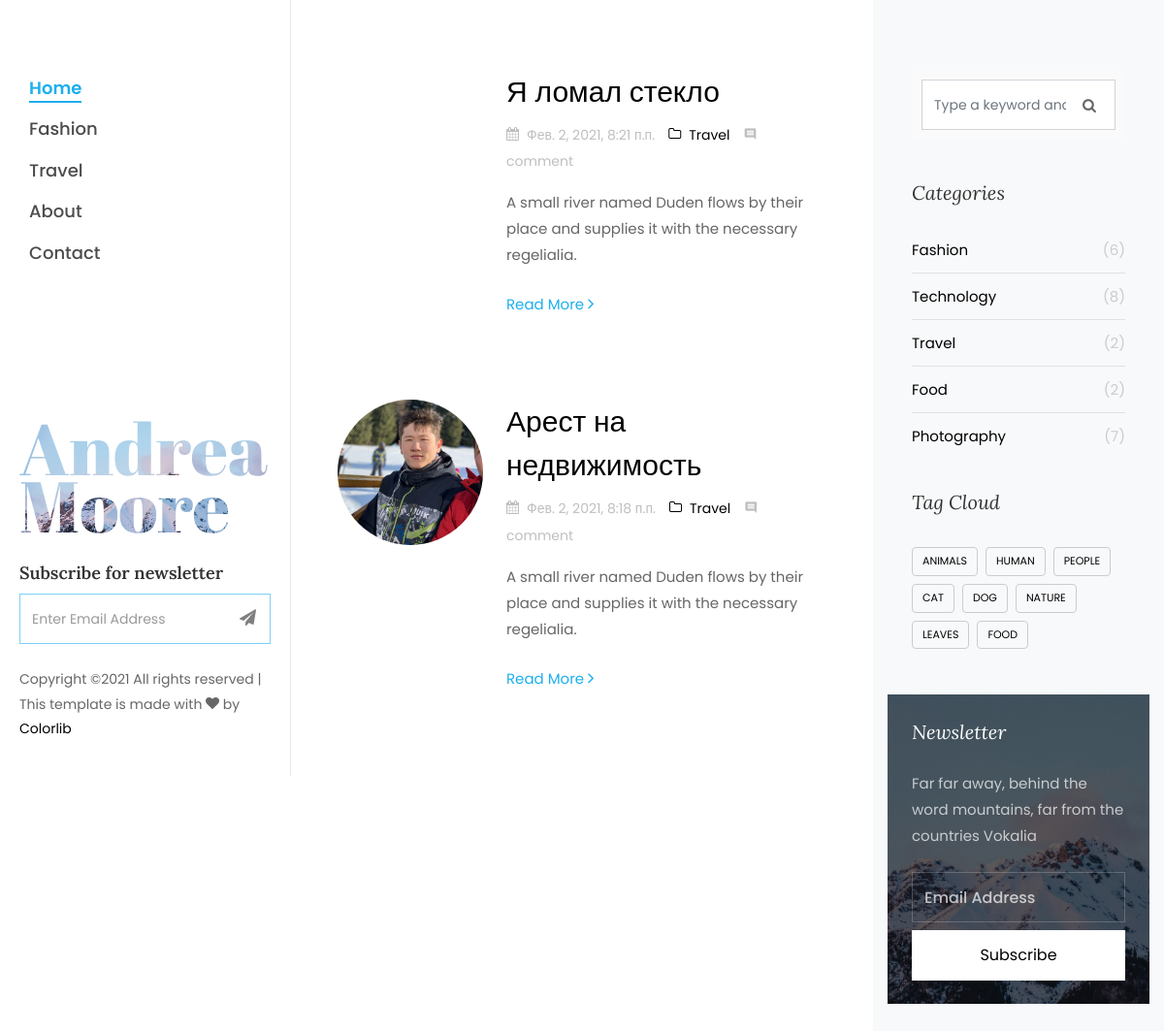
The page / on the database its author committed.
### post/models.py (models this page shows, shortened)
class Post(models.Model):
    STATUS_CHOICES = (
        ('draft', 'Draft'),
        ('published', 'Published')
    )
    title = models.CharField(max_length=250)
    slug = models.SlugField(max_length=250, unique=True, null=True)
    author = models.ForeignKey(User, on_delete=models.CASCADE,
                               related_name='blog_posts')
    body = models.TextField()
    created = models.DateTimeField(auto_now_add=True)
    updated = models.DateTimeField(auto_now=True)
    status = models.CharField(max_length=10, choices=STATUS_CHOICES)
    image = models.ImageField(upload_to='posts/%Y/%m/%d/', blank=True)
    objects = models.Manager()
    published = PublishedManager()
    class Meta:
        ordering = ['-created']
        verbose_name = 'Пост'
        verbose_name_plural = 'Посты'
    def get_absolute_url(self):
        return reverse('post_detail', args=[self.slug])

### post/views.py (the view)
# urls.py: path('', views.post_list, name='post_list'),
def post_list(request):
    post = Post.published.all()
    latest_posts=Post.published.order_by('-created')[:5]
    pages_data = Paginator(post, 5)
    page_number=request.GET.get('page', 1)
    page = pages_data.get_page(page_number)
    is_paginated = page.has_other_pages()
    if page.has_previous():
        prev_url = '?page={}'.format(page.previous_page_number())
    else:
        prev_url = ''
    if page.has_next():
        next = '?page={}'.format(page.next_page_number())
    else:
        next = ''
    context={
        'lates_posts':latest_posts,
        'post_data': page,
        'is_paginated': is_paginated,
        'next': next,
        'prev_url': prev_url
    }
    return render(request, 'list.html', context)

### post/models.py (called while the page is built)
    def get_queryset(self):
        return super().get_queryset().filter(status='published')

### post/templates/list.html (shortened to what this page needs)
{% extends 'base.html'%}
{%block content%}
{%for post in post_data %}
<div class="row pt-md-4">
    <div class="col-md-12">
        <div class="blog-entry ftco-animate d-md-flex">
            <a href="{{post.get_absolute_url}}" class="img img-2" style="background-image: url({{post.image.url}});"></a>
            <div class="text text-2 pl-md-4">
                <h3 class="mb-2"><a href="{{post.get_absolute_url}}">{{post.title}}</a></h3>
                <div class="meta-wrap">
                    <p class="meta">
                        <span><i class="icon-calendar mr-2"></i>{{post.created}}</span>
                        <span><a href="single.html"><i class="icon-folder-o mr-2"></i>Travel</a></span>
                        <span><i class="icon-comment2 mr-2"></i>
                    {% with comments.count as total_comments %}
                            {{ total_comments }} comment{{ total_comments|pluralize }}
                    {% endwith %}
                    </span>
                    </p>
                </div>
                <p class="mb-4">A small river named Duden flows by their place and supplies it with the necessary regelialia.</p>
                <p><a href="{{post.get_absolute_url}}" class="btn-custom">Read More <span class="ion-ios-arrow-forward"></span></a></p>
            </div>
        </div>
    </div>
</div>
{% endfor %}
{% endblock %}

### templates/base.html (shortened to what this page needs)
<!DOCTYPE html>
{%load static%}
<html lang="en">
<head>
	<link rel="stylesheet" href="https://stackpath.bootstrapcdn.com/bootstrap/4.5.2/css/bootstrap.min.css">
	<link rel="stylesheet" href="{%static '/css/open-iconic-bootstrap.min.css' %}">
	<link rel="stylesheet" href="{%static '/css/animate.css' %}">
	<link rel="stylesheet" href="{%static '/css/owl.carousel.min.css' %}">
	<link rel="stylesheet" href="{%static '/css/owl.theme.default.min.css'%}">
	<link rel="stylesheet" href="{% static '/css/magnific-popup.css'%}">
	<link rel="stylesheet" href="{% static '/css/aos.css' %}">
	<link rel="stylesheet" href="{%static '/css/ionicons.min.css'%}">
	<link rel="stylesheet" href="{%static '/css/bootstrap-datepicker.css' %}">
	<link rel="stylesheet" href="{%static '/css/jquery.timepicker.css' %}">
	<link rel="stylesheet" href="{%static '/css/flaticon.css' %}">
	<link rel="stylesheet" href="{%static '/css/icomoon.css'%}">
	<link rel="stylesheet" href="{%static '/css/style.css' %}">
</head>
<body>
<div id="colorlib-page">
	<aside id="colorlib-aside" role="complementary" class="js-fullheight">
		<nav id="colorlib-main-menu" role="navigation">
			<ul>
				<li class="colorlib-active"><a href="index.html">Home</a></li>
				<li><a href="fashion.html">Fashion</a></li>
				<li><a href="travel.html">Travel</a></li>
				<li><a href="about.html">About</a></li>
				<li><a href="contact.html">Contact</a></li>
			</ul>
		</nav>
		<div class="colorlib-footer">
			<h1 id="colorlib-logo" class="mb-4"><a href="index.html" style="background-image: url(images/bg_1.jpg);">Andrea <span>Moore</span></a></h1>
			<div class="mb-4">
				<h3>Subscribe for newsletter</h3>
				<form action="#" class="colorlib-subscribe-form">
					<div class="form-group d-flex">
						<div class="icon"><span class="icon-paper-plane"></span></div>
						<input type="text" class="form-control" placeholder="Enter Email Address">
					</div>
				</form>
			</div>
			<p class="pfooter">
				Copyright &copy;<script>document.write(new Date().getFullYear());</script> All rights reserved | This template is made with <i class="icon-heart" aria-hidden="true"></i> by <a href="https://colorlib.com" target="_blank">Colorlib</a>
				</p>
		</div>
	</aside>
	<div id="colorlib-main">
		<section class="ftco-section ftco-no-pt ftco-no-pb">
			<div class="container">
				<div class="row d-flex">
					<div class="col-xl-8 py-5 px-md-5">
						{% block content %}
						{% endblock %}
					</div>
					<div class="col-xl-4 sidebar ftco-animate bg-light pt-5">
						<div class="sidebar-box pt-md-4">
							<form action="#" class="search-form">
								<div class="form-group">
									<span class="icon icon-search"></span>
									<input type="text" class="form-control" placeholder="Type a keyword and hit enter">
								</div>
							</form>
						</div>
						<div class="sidebar-box ftco-animate">
							<h3 class="sidebar-heading">Categories</h3>
							<ul class="categories">
								<li><a href="#">Fashion <span>(6)</span></a></li>
								<li><a href="#">Technology <span>(8)</span></a></li>
								<li><a href="#">Travel <span>(2)</span></a></li>
								<li><a href="#">Food <span>(2)</span></a></li>
								<li><a href="#">Photography <span>(7)</span></a></li>
							</ul>
						</div>
						<div class="sidebar-box ftco-animate">
							<h3 class="sidebar-heading">Tag Cloud</h3>
							<ul class="tagcloud">
								<a href="#" class="tag-cloud-link">animals</a>
								<a href="#" class="tag-cloud-link">human</a>
								<a href="#" class="tag-cloud-link">people</a>
								<a href="#" class="tag-cloud-link">cat</a>
								<a href="#" class="tag-cloud-link">dog</a>
								<a href="#" class="tag-cloud-link">nature</a>
								<a href="#" class="tag-cloud-link">leaves</a>
								<a href="#" class="tag-cloud-link">food</a>
							</ul>
						</div>
						<div class="sidebar-box subs-wrap img py-4" style="background-image: url(images/bg_1.jpg);">
							<div class="overlay"></div>
							<h3 class="mb-4 sidebar-heading">Newsletter</h3>
							<p class="mb-4">Far far away, behind the word mountains, far from the countries Vokalia</p>
							<form action="#" class="subscribe-form">
								<div class="form-group">
									<input type="text" class="form-control" placeholder="Email Address">
									<input type="submit" value="Subscribe" class="mt-2 btn btn-white submit">
								</div>
							</form>
						</div>
					</div>
				</div>
			</div>
		</section>
	</div>
</div>
</body>
</html>

### static/css/icomoon.css (style rules this page uses)
[class^="icon-"], [class*=" icon-"] { font-family: 'icomoon' !important; speak: none; font-style: normal; font-weight: normal; font-variant: normal; text-transform: none; line-height: 1; -webkit-font-smoothing: antialiased; -moz-osx-font-smoothing: grayscale; }
.icon-search:before { content: "\f002"; }
.icon-heart:before { content: "\f004"; }
.icon-calendar:before { content: "\f073"; }
.icon-folder-o:before { content: "\f114"; }
.icon-paper-plane:before { content: "\f1d8"; }
.icon-comment2:before { content: "\e0b9"; }

### rows shown on the page
Post: title "Я ломал стекло", created "Фев. 2, 2021, 8:21 п.п."
Post: image (picture), title "Арест на недвижимость", created "Фев. 2, 2021, 8:18 п.п."
